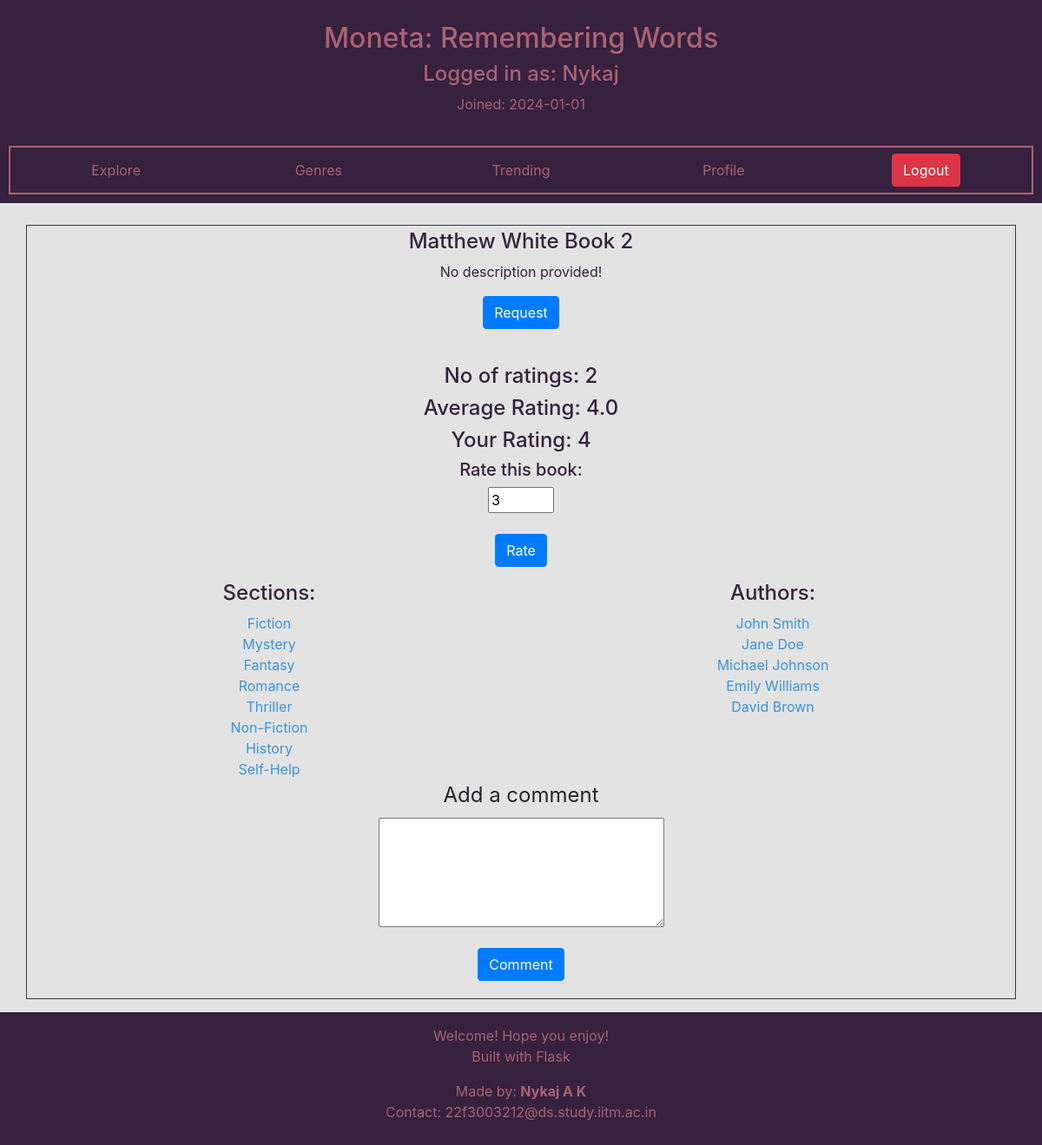
Screenshot of /book/31 (signed in) with the database file from the repository.
### moneta/models.py (models this page shows, shortened)
class User(db.Model,UserMixin):
    __tablename__ = "user"
    id = db.Column(db.Integer,primary_key = True)
    username = db.Column(db.String(20),nullable=False,unique=True)
    password = db.Column(db.String(60),nullable=True)
    email = db.Column(db.String(60),nullable=False,unique=True)
    doj = db.Column(db.DateTime, nullable=False, default = date.today())
    is_librarian = db.Column(db.Integer,nullable = False, default = 0)
    borrowed = db.relationship('Borrow',backref='user',lazy=True)
    returned = db.relationship('Return',backref='user',lazy=True)
    comments = db.relationship('Comment',backref = 'user', lazy=True)
    requested = db.relationship('Requested',backref = 'user', lazy=True)

class Book(db.Model):
    __tablename__ = "book"
    id = db.Column(db.Integer,primary_key = True)
    name = db.Column(db.String(80), unique = True, nullable = False)
    description = db.Column(db.Text)
    ratings = db.relationship('Rating',backref='book',lazy=True)
    comments = db.relationship('Comment',backref = 'book', lazy=True)
    borrowed = db.relationship('Borrow',backref = 'book',lazy=True)
    requested = db.relationship('Requested',backref = 'book',lazy=True)
    def get_rating(self):
        avg_score = 0
        all_ratings = self.ratings
        for rating in all_ratings:
            avg_score += rating.score
        if (len(all_ratings)):
            avg_score = avg_score / len(all_ratings)
            avg_score = round(avg_score,1)
        else:
            avg_score = 0
        return avg_score

class Section(db.Model):
    __tablename__ = "section"
    id = db.Column(db.Integer,primary_key = True)
    name = db.Column(db.String(40), unique = True, nullable = False)
    doc = db.Column(db.DateTime, default = date.today()) #Unused
    description = db.Column(db.String(256))
    books = db.relationship('Book',secondary=category,backref = db.backref('sections',lazy='dynamic') )

class Author(db.Model):
    __tablename__ = 'author'
    id = db.Column(db.Integer,primary_key = True)
    name = db.Column(db.String(80), unique = True, nullable = False)
    bio = db.Column(db.Text)
    books = db.relationship('Book',secondary=written,backref = db.backref('authors',lazy='dynamic') )

### moneta/routes.py (the view, shortened to what this page needs)
@app.route("/book/<id>")
@normal_user_required
def selected_book(id):
    curr_book = Book.query.filter(Book.id == id).scalar()
    if not curr_book:
        return render_template('user_specific/non_existant.html')
    num_ratings = len(list(curr_book.ratings))
    avg_score = curr_book.get_rating()
    your_score = Rating.query.filter(Rating.book_id == curr_book.id).filter(Rating.user_id == current_user.id).scalar()
    if your_score:
        your_score = your_score.score
    state = 3
    if len(current_user.borrowed) + len(current_user.requested) + len(current_user.returned) >= 5:
        state = 2
    return_date = None
    for b in current_user.requested:
        if b.book.name == curr_book.name:
            state = 1
            break
    for b in current_user.returned:
        if b.book.name == curr_book.name:
            state = 2
            break
    return render_template('user_specific/book.html',book=curr_book,
                            avg_score = avg_score, your_score = your_score,
                            state = state, return_date=return_date, num_ratings = num_ratings)

### moneta/routes.py (called while the page is built, shortened)
@login_manager.user_loader
def load_user(user_id):
    user = User.query.filter_by(id=user_id).first()
    app.logger.info(f"User {user.username} was loaded!")
    return user

def normal_user_required(fun):
    @wraps(fun)
    def inner(*args,**kwargs):
        if not current_user.is_anonymous and not current_user.is_librarian:
            return fun(*args,**kwargs)
    return inner

### moneta/templates/user_specific/book.html (shortened to what this page needs)
{% extends "user_specific/dashboard.html" %}
{% block main_body %}
    <div class="container text-center mx-auto border border-dark p-1">
        <div class="row text-center mx-auto">
            <div class="col">
                <h4 class="help-text"> {{ book.name }} </h4>
                {% if book.description %}
                    <p class="help-text"> {{ book.description }} </p>
                {% else %}
                    <p class="help-text"> No description provided! </p>
                {% endif %}
                <div>
                    {% if state == 0 %}
                        <form action="{{url_for('read')}}" method="POST">
                            <input type="text" value="{{book.id}}" name="book_id" hidden>
                            <input type="submit" class="btn btn-primary" value="Read">
                        </form>
                        <form action="{{url_for('_return')}}" method="POST">
                            <input type="text" value="{{book.id}}" name="book_id" hidden>
                            <input type="submit" class="btn btn-danger" value="Return">
                        </form>
                        <h6 class="help-text">To be returned on or before: {{return_date}}</h6>
                    {% elif state == 1 %}
                        <form action="{{url_for('cancel_request_book')}}" method="POST">
                            <input type="text" value="{{book.id}}" name="book_id" hidden>
                            <input type="submit" class="btn btn-danger" value="Cancel Request">
                        </form>
                    {% elif state == 2 %}
                        <form action="">
                            <input type="text" value="{{book.id}}" name="book_id" hidden>
                            <input type="submit" class="btn btn-primary" value="Request" disabled>
                        </form>
                    {% else %}
                        <form action="{{url_for('request_book')}}" method="POST">
                            <input type="submit" class="btn btn-primary" value="Request">
                        </form>
                    {% endif %}
                </div>
                <br>
                <div>
                    <h4 class="help-text">No of ratings: {{num_ratings}}</h4>
                    {% if avg_score %}
                        <h4 class="help-text"> Average Rating: {{ avg_score }} </h4>
                    {% endif %}
                    {% if your_score %}
                        <h4 class="help-text"> Your Rating: {{ your_score }} </h4>
                    {% endif %}
                    <h5 class="help-text">Rate this book:</h5>
                    <form action="{{url_for('rate')}}" method="POST">
                        <input type="number" min="1" max="5" name="score" value="3">
                        <br>
                        <br>
                        <input type="submit" value="Rate" class="btn btn-primary">
                    </form>
                </div>
            </div>
        </div>
        <div class = "row">
            <div class="col">
                <h4 class="help-text">Sections: </h4>
                {% for section in book.sections %}
                    <a class="link-text" href="{{ url_for('selected_genre',name=section.name) }}">{{ section.name }} </a>
                    <br>
                {% endfor %}
            </div>
            <div class = "col">
                <div>
                    <h4 class="help-text">Authors: </h4>
                    {% for author in book.authors %}
                        <a class="link-text" href="{{ url_for('selected_author',id = author.id) }}">{{ author.name }}</a>
                        <br>
                    {% endfor %}
                </div>
            </div>
        </div>
        <div>
            <form action="{{url_for('comment')}}" method="POST">
                <legend>Add a comment</legend>
                <textarea name="content" id="" cols="30" rows="5"></textarea>
                <br>
                <br>
                <input type="submit" class="btn btn-primary" value="Comment">
            </form>
        </div>
    </div>
{% endblock %}

### moneta/templates/user_specific/dashboard.html
{% extends "base_templates/base.html" %}
{% block header_element %}
    <div class="container-flexible" id="header-container">
        <div class="row text-center header-container-element" id="header-container-info">
            <div class="col" id="header-container-info-content">
                <h2 class="header-info-content-text">Moneta: Remembering Words</h2>
                <h4 class="header-info-content-text">Logged in as: {{ current_user.username }} </h4>
                <p class="header-info-content-text">Joined: {{current_user.doj.__str__()[:10:]}}</p>
            </div>
        </div>
        <div class="row text-center header-container-element" id="header-container-links">
            <div class="col header-link-div"><a class="btn header-link" href="{{ url_for('search') }}">Explore</a></div>
            <div class="col header-link-div"><a class="btn header-link" href="{{ url_for('genre') }}">Genres</a></div>
            <div class="col header-link-div"><a class="btn header-link" href="{{ url_for('trending') }}">Trending</a></div>
            <div class="col header-link-div"><a class="btn header-link" href="{{ url_for('home') }}">Profile</a></div>
            <div class="col header-link-div"><a class="btn btn-danger" href="{{ url_for('logout') }}">Logout</a></div>
        </div>
    </div>
{% endblock %}

### moneta/static/custom/global_styles.css (style rules this page uses)
:root { --custom_primary: rgb(57,147,221); --custom_secondary: rgb(84,122,65); --custom_tertiary: rgb(170,99,115); --custom_accent_light: rgb(227,227,227); --custom_accent_dark: rgb(54,33,62); }
body { background-color: var(--custom_accent_light); overflow-x: hidden; min-height: 100vh; display: flex; flex-direction: column; }

### moneta/static/custom/header_styles.css (style rules this page uses)
#header-container { padding: 5px; margin-bottom: 10px; background-color: var(--custom_accent_dark); }
.header-container-element { padding: 5px; margin: 5px; margin-top: 15px; }
.header-link-div { margin: 2px; }
.header-link { color: var(--custom_tertiary); }
.header-info-content-text { color: var(--custom_tertiary); }
#header-container-links { border: 2px solid var(--custom_tertiary); }

### moneta/static/custom/content_text_styles.css (style rules this page uses)
.link-text { color: var(--custom_primary); }
.help-text { color: var(--custom_accent_dark); }

### rows the page displays
User: username "Nykaj", doj "2024-01-01"
Book: name "Matthew White Book 2"
Section: name "Fiction"
Section: name "Mystery"
Section: name "Fantasy"
Section: name "Romance"
Section: name "Thriller"
Section: name "Non-Fiction"
Section: name "History"
Section: name "Self-Help"
Author: name "John Smith"
Author: name "Jane Doe"
Author: name "Michael Johnson"
Author: name "Emily Williams"
Author: name "David Brown"

### other values shown
{{ num_ratings }} "2"
{{ avg_score }} "4.0"
{{ your_score }} "4"
